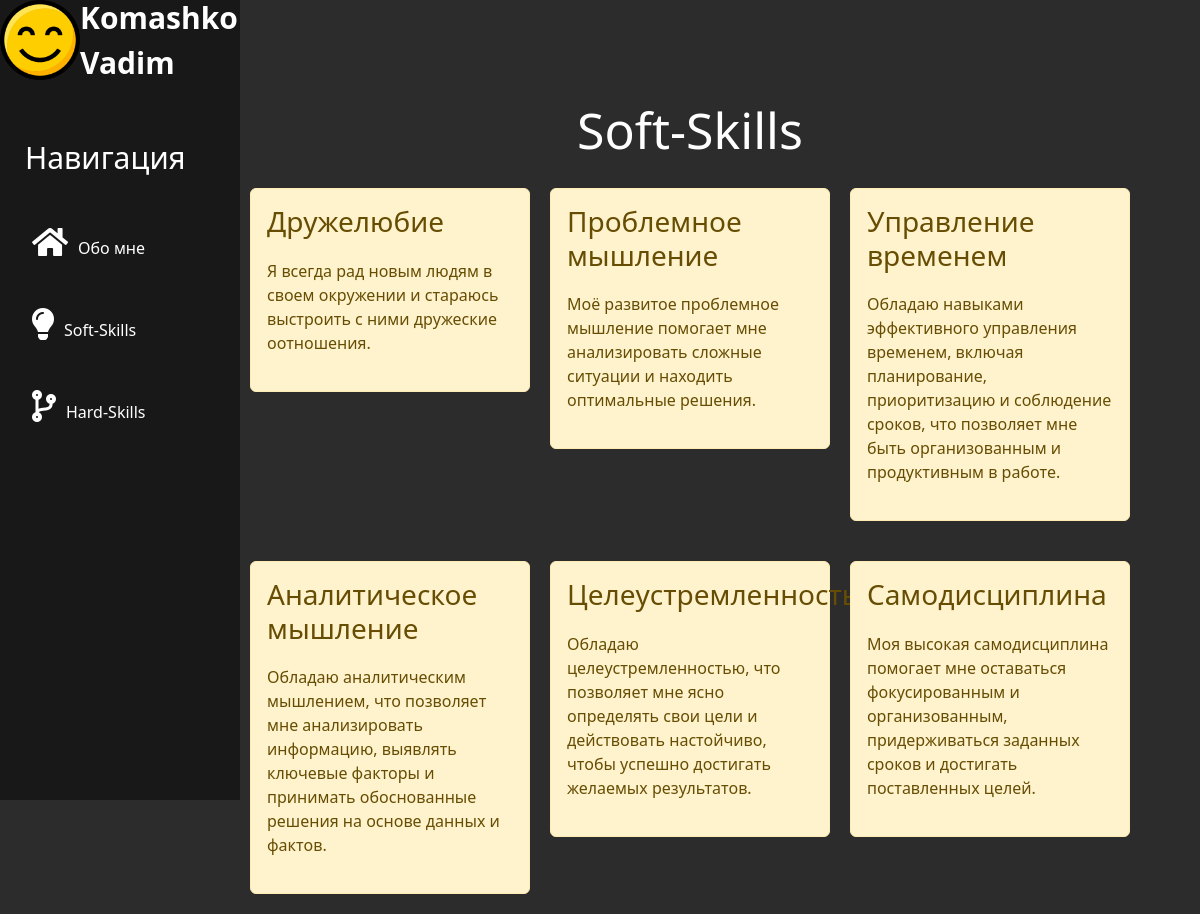
The app's page /soft_skills/ with its own data.
### soft_skills/models.py (models this page shows, shortened)
class Articles(models.Model):
    title = models.CharField('Характеристика', max_length= 50)
    description = models.CharField('Описание', max_length= 250)
    class Meta:
        verbose_name ='Характеристика'
        verbose_name_plural = 'Характеристики'

### soft_skills/views.py (the view)
# urls.py: path('', views.soft_skills, name='soft_skills'),
def soft_skills(request):
    soft_skills = Articles.objects.all()
    return render(request, 'soft_skills/soft_skills.html', {'soft_skills': soft_skills})

### soft_skills/templates/soft_skills/soft_skills.html (shortened to what this page needs)
{% extends 'main/layout.html'%}
{% block content %}
    <div class ="features">
        <h1>Soft-Skills</h1>
        {% if soft_skills %}
            {% for el in soft_skills %}
                <div class ="alert alert-warning">
                    <h3>{{ el.title }}</h3>
                    <p>{{ el.description }}</p>
                </div>
            {% endfor %}
        {% else %}
            <p>У вас нет записей!</p>
        {% endif %}
    </div>
{% endblock %}

### main/static/main/css/main.css (style rules this page uses)
body { background: #2c2c2c; }
main .features { float: left; color: #fff; margin-top: 100px; text-align: center; width: 75%; }
main .features h1 { font-size: 50px; }
main .features p { max-width: 400px; margin: 20px auto }
.alert-warning { float: left; width: calc(33.33% - 20px); margin: 20px 10px; text-align: left; }

### records on screen
Articles: title "Дружелюбие", description "Я всегда рад новым людям в своем окружении и стараюсь выстроить с ними дружеские оотношения."
Articles: title "Проблемное мышление", description "Моё развитое проблемное мышление помогает мне анализировать сложные ситуации и находить оптимальные решения."
Articles: title "Управление временем", description "Обладаю навыками эффективного управления временем, включая планирование, приоритизацию и соблюдение сроков, что позволяет мне быть организованным и продуктивным в работе."
Articles: title "Аналитическое мышление", description "Обладаю аналитическим мышлением, что позволяет мне анализировать информацию, выявлять ключевые факторы и принимать обоснованные решения на основе данных и фактов."
Articles: title "Целеустремленность", description "Обладаю целеустремленностью, что позволяет мне ясно определять свои цели и действовать настойчиво, чтобы успешно достигать желаемых результатов."
Articles: title "Самодисциплина", description "Моя высокая самодисциплина помогает мне оставаться фокусированным и организованным, придерживаться заданных сроков и достигать поставленных целей."
